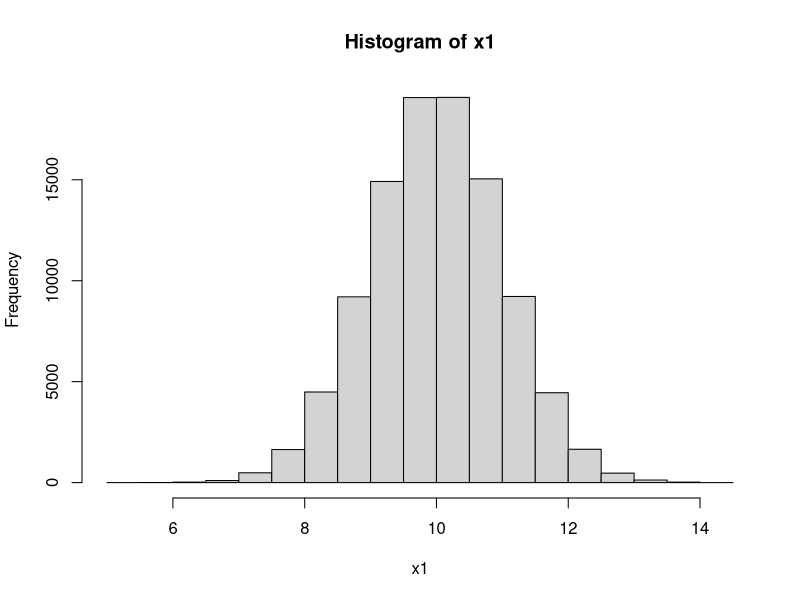
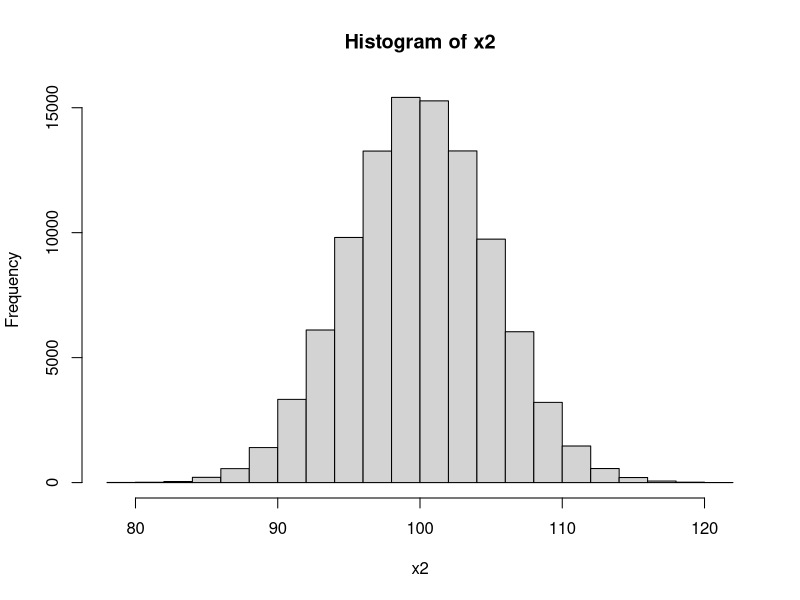
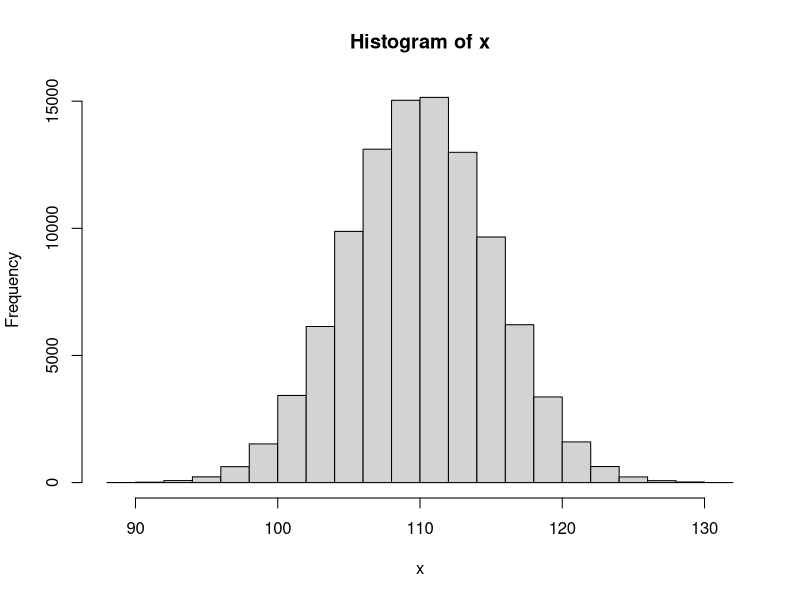
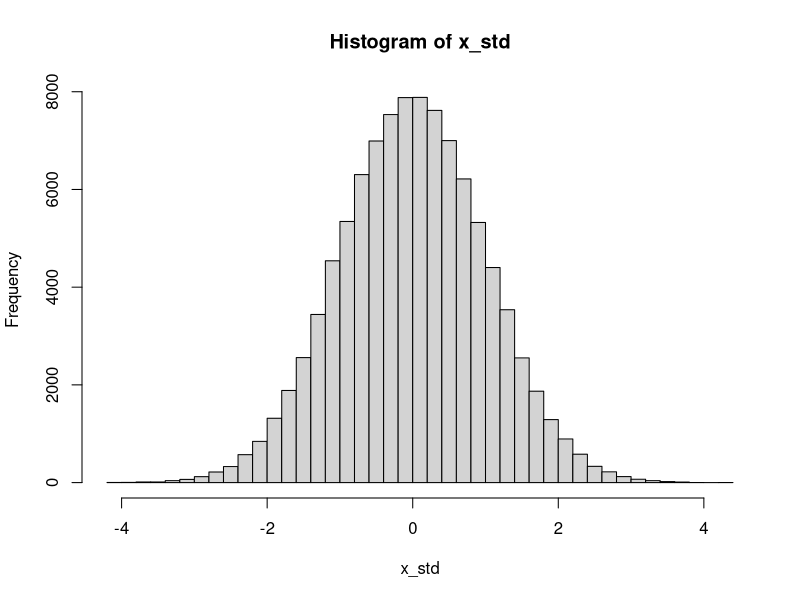

These figures' R source, in order:
N <- 100000
x1 <- rnorm(N,10,1)
x2 <- rnorm(N,100,5)
x <- x1 + x2
hist(x1,30)
hist(x2,30)

hist(x,30)

x_std <- (x - mean(x))/(var(x))^0.5
hist(x_std,30)

